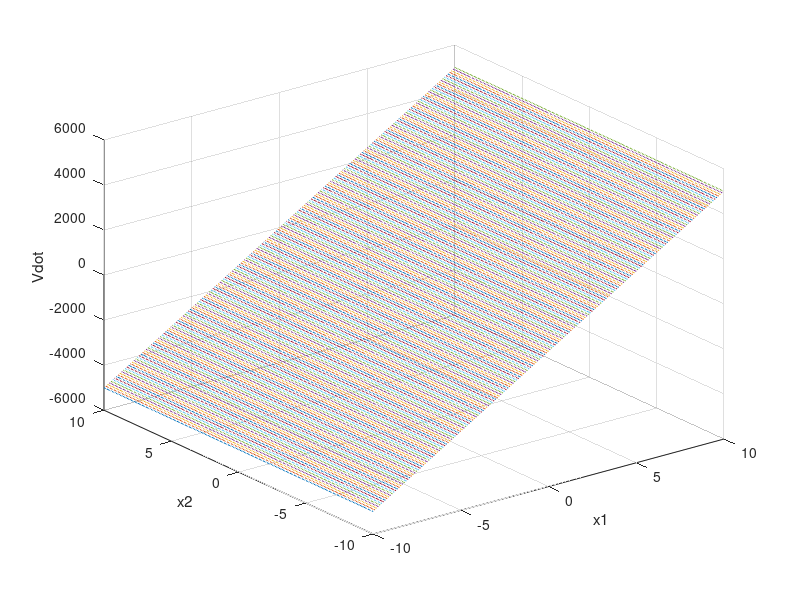
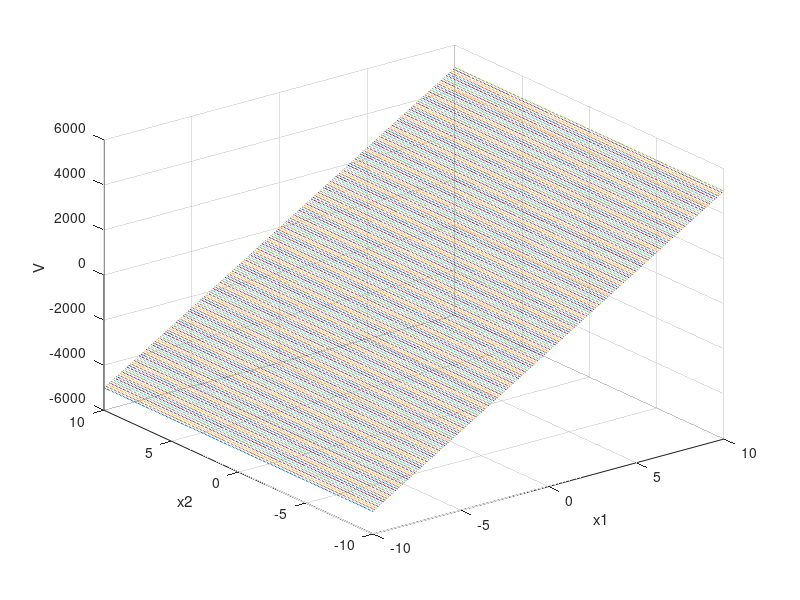

Write MATLAB code to recreate these figures, in order.
%RLC CIRCUIT G(s)=1/(Ls^2+Rs+1/C)
clear all;clc;close all;
L=10e-3; %10mH
C=1000e-6; %1000uF
R=1e3; %1k

[x1,x2]=meshgrid(-10:0.1:10,-10:0.1:10);
V=1/(2*C)*x1+L/2*x2;
Vdot=1/(2*C)*x1+L/2*x2;
figure; plot3(x1,x2,Vdot);
grid on; xlabel('x1');ylabel('x2');zlabel('Vdot');
figure; plot3(x1,x2,V);
grid on; xlabel('x1');ylabel('x2');zlabel('V');
